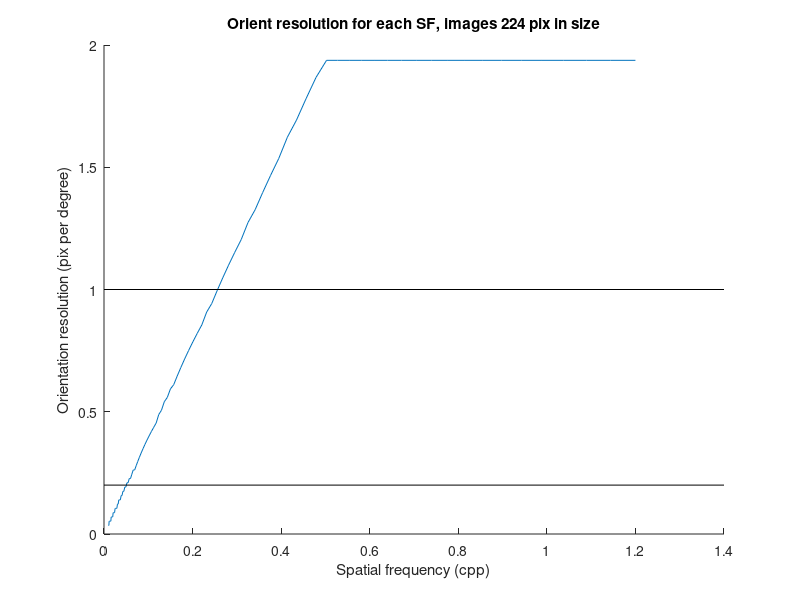

The MATLAB script that drew this image:
clear
close all
%% first define stuff about orientation/spatial frequency image space

orient_vals_deg = linspace(0,179,180);
nOri = numel(orient_vals_deg);
orient_kappa_deg=1000;
nImsPerOri=48;
nImsTotal=nOri*nImsPerOri;

% this is the height and width of the final images
scale_by=1;
final_size_pix = 224*scale_by;

% first, define sampling rate and frequency axis
samp_rate_pix = 1;   % samples per pixel, always one.
% get frequency axis
nframes = final_size_pix;
nyq = .5*samp_rate_pix;         
% step size (or resolution) in the frequency domain - depends on sampling rate and length of the signal
freq_step_cpp = samp_rate_pix/nframes;  
% x-axis in freq domain, after fftshift
fax = -nyq:freq_step_cpp:nyq-freq_step_cpp;
center_pix = find(fax==min(abs(fax)));

% next, we're listing the frequencies corresponding to each point in
% the FFT representation, in grid form
[ x_freq, y_freq ] = meshgrid(fax,fax);
x_freq = x_freq(:);y_freq = y_freq(:);
% converting these into a polar format, where angle is orientation and
% magnitude is spatial frequency
[ang_grid,mag_grid] = cart2pol(x_freq,y_freq);
% adjust the angles so that they go from 0-pi in rads
ang_grid = mod(ang_grid,pi);
ang_grid = reshape(ang_grid,final_size_pix,final_size_pix);
mag_grid = reshape(mag_grid,final_size_pix,final_size_pix);


%% now calculate how orientation resolution should change as a function of SF
% linear relationship by this calculation, which is approximate
% assume that the resolvable number of orientations at each spatial
% frequency in the spectral domain is the circumferene of the cirle locate
% at that distance from the origin, in pixels

sf_list = logspace(log10(0.01), log10(1.2),100);
% sf_list = [0.01, 0.02, 0.04, 0.08, 0.14, 0.25];
pix_per_deg_list = zeros(size(sf_list));
for ii = 1:length(sf_list)
    % C=2*pi*r;
    [~,sfind] = min(abs(fax-sf_list(ii)));
    r_pix = abs(sfind-center_pix);
    C_pix = 2*pi*r_pix;
    pix_per_deg_list(ii) = C_pix/360;
end

figure;hold all;
set(gcf,'Color','w');
plot(sf_list,pix_per_deg_list);
ylabel('Orientation resolution (pix per degree)')
xlabel('Spatial frequency (cpp)')
plot(get(gca,'XLim'),[1,1],'Color','k')
plot(get(gca,'XLim'),[0.2, 0.2],'Color','k')
title(sprintf('Orient resolution for each SF, images %d pix in size',final_size_pix));